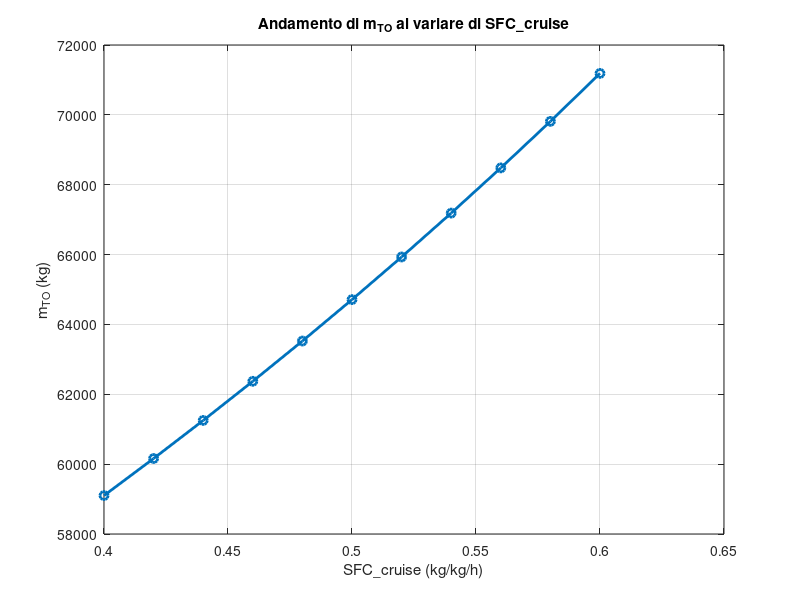

MATLAB code to generate this figure: (Note: this script raises an error after producing the figure.)
clearvars
clc

% Requisito
passeggeri = 180;
crew = 6;
range = 4500; % km
diversione = 700; % km
loiter = 0.5; % h
v_cruise = 835; % km/h

% Dati
peso_passeggero = 93; % kg
wingspan = 33.15;
wingarea = 122;
AR = wingspan^2 / wingarea;
Swet_Sref = 6.4;
k_E = 15.5;
A = 0.97;
C = -0.06;
SFC_loiter = 0.4; % Loiter SFC costante

W2_WTO = 0.97; % decollo
W3_W2 = 0.985; % climb
W5_W4 = 0.995; % atterraggio

% Calcoli
m_crew_payload = (passeggeri + crew) * peso_passeggero;
E_max = k_E * sqrt(AR / Swet_Sref);

W8_W7 = exp(-(SFC_loiter * diversione) / (v_cruise * 0.866 * E_max)); % diversion
W10_W9 = exp(-(SFC_loiter * loiter) / E_max); % loiter

tolerance = 1e-4;
max_iterations = 1000;

% Vettore SFC_cruise da 0.4 a 0.6 con step di 0.02
SFC_cruise_values = 0.4:0.02:0.6;
m_TO_values = zeros(size(SFC_cruise_values)); % Prealloca il vettore dei risultati

% Ciclo sui diversi valori di SFC_cruise
for i = 1:length(SFC_cruise_values)
    SFC_cruise = SFC_cruise_values(i);
    
    % Calcolo della frazione di carburante per il valore di SFC_cruise attuale
    W4_W3 = exp(-(SFC_cruise * range) / (v_cruise * 0.866 * E_max)); % cruise
    fuel_fraction = 1.05 * (1 - (W2_WTO * W3_W2 * W4_W3 * W5_W4 * W8_W7 * W10_W9));
    
    % Valore iniziale per m_TO
    m_TO = 60000;
    difference = inf; % Inizializza la differenza a un valore elevato
    iteration = 0; % Conta il numero di iterazioni
    
    % Iterazioni per trovare m_TO
    while difference > tolerance && iteration < max_iterations
        iteration = iteration + 1;
        
        % Calcolo di m_empty / m_TO
        m_empty_fraction = A * m_TO^C;
        
        % Nuovo m_TO secondo la formula
        m_TO_new = m_crew_payload / (1 - fuel_fraction - m_empty_fraction);
        
        % Calcolo della differenza tra due iterate
        difference = abs(m_TO_new - m_TO) / m_TO;
        
        % Aggiorna m_TO per la prossima iterazione
        m_TO = m_TO_new;
    end
    
    % Memorizza il valore di m_TO per il valore corrente di SFC_cruise
    m_TO_values(i) = m_TO;
end

% Grafico dei risultati
figure;
plot(SFC_cruise_values, m_TO_values, '-o', 'LineWidth', 2);
xlabel('SFC\_cruise (kg/kg/h)');
ylabel('m_{TO} (kg)');
title('Andamento di m_{TO} al variare di SFC\_cruise');
grid on;

% Infittire la griglia
ax = gca;
ax.XGrid = 'on';
ax.YGrid = 'on';
ax.GridLineStyle = '-';
ax.MinorGridLineStyle = ':';
ax.XMinorGrid = 'on';
ax.YMinorGrid = 'on';
